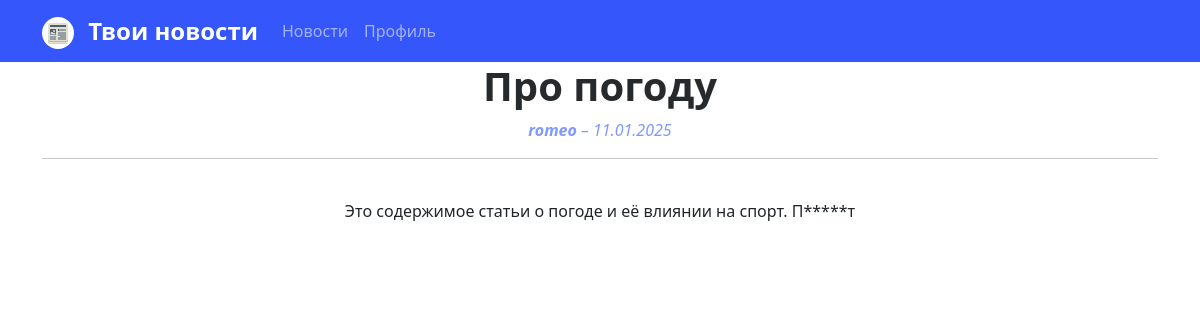
Before: /1/ with the older database file.
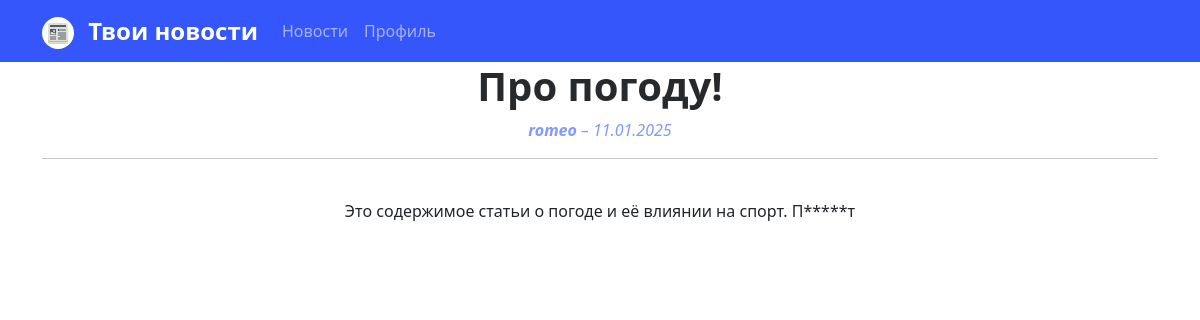
After: the same page with the newer database file.
### news/models.py (models this page shows, shortened)
class Post(models.Model):
    article = 'AR'
    news = 'NE'
    POSITIONS = [
        (article, 'Cтатья'),
        (news, 'Новость')
    ]
    author = models.ForeignKey(account_models.Author, on_delete=models.CASCADE)
    type = models.CharField(max_length=2, choices=POSITIONS, default=article)
    created = models.DateTimeField(auto_now_add=True)
    category = models.ManyToManyField(Category, through='PostCategory')
    title = models.CharField(max_length=255)
    content = models.TextField()
    rating = models.FloatField(default=0)

### accounts/models.py (models this page shows, shortened)
class Author(models.Model):
    user = models.OneToOneField(User, on_delete=models.CASCADE)
    rating = models.FloatField(default=0)

### news/views.py (the view)
# urls.py: path('<int:pk>/', CurrentPost.as_view(), name='news-current'),
class CurrentPost(DetailView):
    model = Post
    template_name = 'news/news_detail.html'
    context_object_name = 'post'

### news/templatetags/custom_filters.py (called while the page is built)
@register.filter
def censor(value):
    if type(value) != str:
        raise TypeError('The value must be a string')
    for word in value.translate(str.maketrans('', '', string.punctuation)).split():
        if len(word) > 1:
            if not word[1:].isupper() and not word[1:].islower():
                value = value.replace(word[1:-1], '*' * len(word[1:-1]))
    return value

### templates/news/news_detail.html (shortened to what this page needs)
{% extends 'flatpages/default.html' %}
{% load custom_filters %}
{% block content %}
<h1><b><span style="color: #272a2d;">{{ post.title|censor }}</span></b></h1>
<i><span style="color: #8199ff;"><b>{{ post.author.user.username }}</b> – {{ post.created|date:"d.m.Y" }}</span></i>
<hr>
<br>{{ post.content|censor }}
{% endblock content %}

Changed rows visible on the page:
changed Post "Это содержимое статьи о погоде и её влиянии на спорт. П*****т": title|censor "Про погоду" → "Про погоду!"
